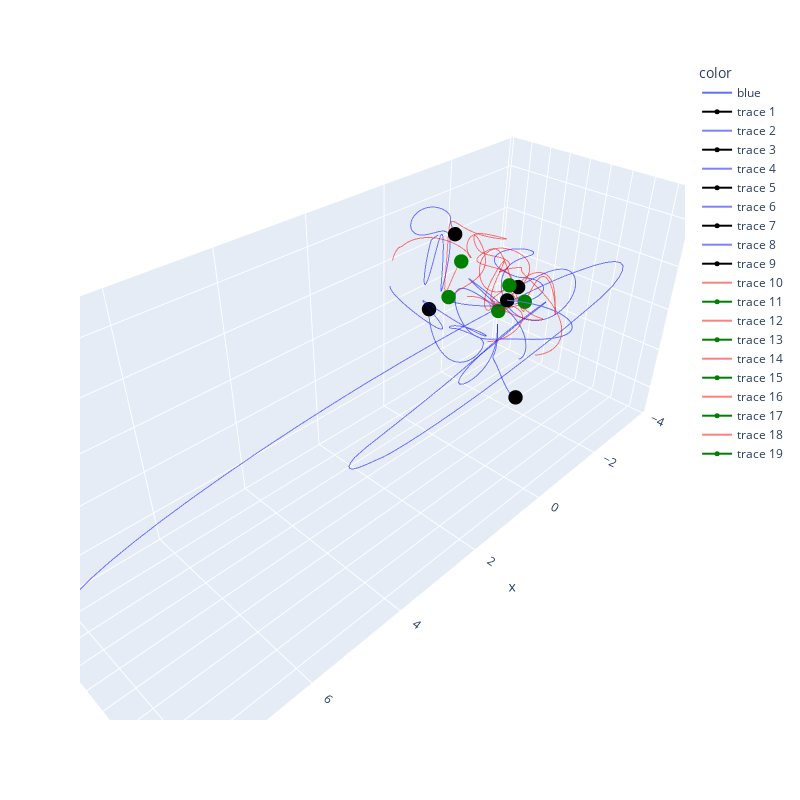

Notebook source saved alongside this figure:
### Code cell
first = True
correct_left = np.array([])
for i, trial in enumerate(training_trials):
    if ((trial['choice']==1) & (trial['feedbackType']==1)):
        sessionTest = Session(bin_size)
        sessionTest.add_trial(i, y=trial['spikes_df'].T)
        sessionTest = vi.infer(sessionTest, params=params)
        # values = StandardScaler().fit_transform(sessionTest.z)
        values = sessionTest.z
        print(i)
        if first:
            fig = px.line_3d(x=values[:, 0], y=values[:, 1], z=values[:, 2], color=["blue"]*len(values), width=800, height=800)
            first = False
        else:
            fig.add_scatter3d(x=values[:, 0], y=values[:, 1], z=values[:, 2], mode='lines', line={'color':"blue"}, opacity=0.5)
            
        fig.add_scatter3d(x=values[-1:, 0], y=values[-1:, 1], z=values[-1:, 2], marker={'color':'black', 'size':5}) # Marks the end point of the trial
        plt.figure(1)
        plt.plot(np.arange(0, len(values), 1), values[:, 0], color='red', alpha=0.3)
        plt.plot(np.arange(0, len(values), 1), values[:, 1], color='green', alpha=0.3)
        plt.plot(np.arange(0, len(values), 1), values[:, 2], color='blue', alpha=0.3)
        # plt.plot(np.arange(0, len(values), 1), values[:, 3], color='orange', alpha=0.3)
        # plt.plot(np.arange(0, len(values), 1), values[:, 4], color='black', alpha=0.3)
        # plt.plot(np.arange(0, len(values), 1), values[:, 5], color='purple', alpha=0.3)
        # plt.plot(np.arange(0, len(values), 1), values[:, 6], color='brown', alpha=0.3)
        # plt.plot(np.arange(0, len(values), 1), values[:, 7], color='yellow', alpha=0.3)
        
    elif ((trial['choice']==-1) & (trial['feedbackType']==1)):
        sessionTest = Session(bin_size)
        sessionTest.add_trial(i, y=trial['spikes_df'].T)
        sessionTest = vi.infer(sessionTest, params=params)
        # values = StandardScaler().fit_transform(sessionTest.z)
        values = sessionTest.z
        if first:
            fig  = px.line_3d(x=values[:, 0], y=values[:, 1], z=values[:, 2], color=["red"]*len(values), width=800, height=800)
            first = False
        else:
            fig.add_scatter3d(x=values[:, 0], y=values[:, 1], z=values[:, 2], mode='lines', line={'color':"red"}, opacity=0.5)
        fig.add_scatter3d(x=values[-1:, 0], y=values[-1:, 1], z=values[-1:, 2], marker={'color':'green', 'size':5}) # Marks the end point of the trial
        plt.figure(2)
        plt.plot(np.arange(0, len(values), 1), values[:, 0], color='red', alpha=0.3)
        plt.plot(np.arange(0, len(values), 1), values[:, 1], color='green', alpha=0.3)
        plt.plot(np.arange(0, len(values), 1), values[:, 2], color='blue', alpha=0.3)
        # plt.plot(np.arange(0, len(values), 1), values[:, 3], color='orange', alpha=0.3)
        # plt.plot(np.arange(0, len(values), 1), values[:, 4], color='black', alpha=0.3)
        # plt.plot(np.arange(0, len(values), 1), values[:, 5], color='purple', alpha=0.3)
        # plt.plot(np.arange(0, len(values), 1), values[:, 6], color='brown', alpha=0.3)
        # plt.plot(np.arange(0, len(values), 1), values[:, 7], color='yellow', alpha=0.3)
fig.show()
plt.show()

### Figure 1 — Plotly figure (JSON) as saved in the notebook; plotly's stock layout.template omitted (floating-point values rounded to 4 significant figures; data arrays with more than 128 entries replaced by an {"elided": "..."} marker saying what was removed)
{"data": [{"hovertemplate": "color=blue<br>x=%{x}<br>y=%{y}<br>z=%{z}<extra></extra>", "legendgroup": "blue", "line": {"color": "#636efa", "dash": "solid"}, "marker": {"symbol": "circle"}, "mode": "lines", "name": "blue", "scene": "scene", "showlegend": true, "type": "scatter3d", "x": {"elided": "219 float values"}, "y": {"elided": "219 float values"}, "z": {"elided": "219 float values"}}, {"marker": {"color": "black", "size": 5}, "type": "scatter3d", "x": [0.2614], "y": [0.8097], "z": [0.5014]}, {"line": {"color": "blue"}, "mode": "lines", "opacity": 0.5, "type": "scatter3d", "x": {"elided": "219 float values"}, "y": {"elided": "219 float values"}, "z": {"elided": "219 float values"}}, {"marker": {"color": "black", "size": 5}, "type": "scatter3d", "x": [-1.049], "y": [-2.157], "z": [-1.384]}, {"line": {"color": "blue"}, "mode": "lines", "opacity": 0.5, "type": "scatter3d", "x": {"elided": "220 float values"}, "y": {"elided": "220 float values"}, "z": {"elided": "220 float values"}}, {"marker": {"color": "black", "size": 5}, "type": "scatter3d", "x": [0.02009], "y": [-0.656], "z": [1.214]}, {"line": {"color": "blue"}, "mode": "lines", "opacity": 0.5, "type": "scatter3d", "x": {"elided": "219 float values"}, "y": {"elided": "219 float values"}, "z": {"elided": "219 float values"}}, {"marker": {"color": "black", "size": 5}, "type": "scatter3d", "x": [-0.7821], "y": [0.2973], "z": [0.1826]}, {"line": {"color": "blue"}, "mode": "lines", "opacity": 0.5, "type": "scatter3d", "x": {"elided": "219 float values"}, "y": {"elided": "219 float values"}, "z": {"elided": "219 float values"}}, {"marker": {"color": "black", "size": 5}, "type": "scatter3d", "x": [-0.8978], "y": [0.4543], "z": [-2.376]}, {"line": {"color": "red"}, "mode": "lines", "opacity": 0.5, "type": "scatter3d", "x": {"elided": "219 float values"}, "y": {"elided": "219 float values"}, "z": {"elided": "219 float values"}}, {"marker": {"color": "green", "size": 5}, "type": "scatter3d", "x": [-0.65], "y": [0.1868], "z": [0.227]}, {"line": {"color": "red"}, "mode": "lines", "opacity": 0.5, "type": "scatter3d", "x": {"elided": "219 float values"}, "y": {"elided": "219 float values"}, "z": {"elided": "219 float values"}}, {"marker": {"color": "green", "size": 5}, "type": "scatter3d", "x": [-0.547], "y": [0.6404], "z": [0.09167]}, {"line": {"color": "red"}, "mode": "lines", "opacity": 0.5, "type": "scatter3d", "x": {"elided": "219 float values"}, "y": {"elided": "219 float values"}, "z": {"elided": "219 float values"}}, {"marker": {"color": "green", "size": 5}, "type": "scatter3d", "x": [0.6585], "y": [-0.2008], "z": [0.3298]}, {"line": {"color": "red"}, "mode": "lines", "opacity": 0.5, "type": "scatter3d", "x": {"elided": "219 float values"}, "y": {"elided": "219 float values"}, "z": {"elided": "219 float values"}}, {"marker": {"color": "green", "size": 5}, "type": "scatter3d", "x": [-0.6495], "y": [-0.01216], "z": [-0.4085]}, {"line": {"color": "red"}, "mode": "lines", "opacity": 0.5, "type": "scatter3d", "x": {"elided": "220 float values"}, "y": {"elided": "220 float values"}, "z": {"elided": "220 float values"}}, {"marker": {"color": "green", "size": 5}, "type": "scatter3d", "x": [-0.2838], "y": [-0.7169], "z": [0.5375]}], "layout": {"height": 800, "legend": {"title": {"text": "color"}, "tracegroupgap": 0}, "margin": {"t": 60}, "scene": {"domain": {"x": [0, 1], "y": [0, 1]}, "xaxis": {"title": {"text": "x"}}, "yaxis": {"title": {"text": "y"}}, "zaxis": {"title": {"text": "z"}}}, "width": 800}}
